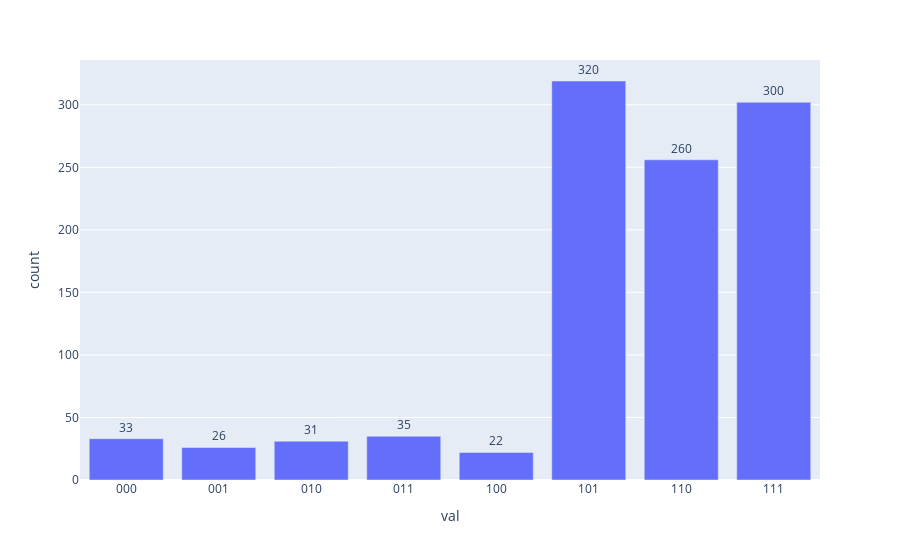

Notebook cell for this chart:
### Markdown cell above
Using a = 100 (4 in dec), I should have an output with 

* 101 (5 in dec)
* 011 (6 in dec)
* 111 (7 in dec)

and no

* 000
* 001
* 010
* 110
* 100

### Code cell
############# CIRCUIT SIMULATION #################
aer_sim = Aer.get_backend('aer_simulator')
aer_sim.set_options(device='CPU')
transpiled_qc = transpile(qc, aer_sim)

shots = 2**(len_b+7) #we repeat the simulation 2048 times
job = aer_sim.run(transpiled_qc, shots=shots)

############# CODE FOR PLOTTING ####################
hist = job.result().get_counts() #simulation output
sort_hist = sorted(hist.items()) #So that the plotting puts everything in the same increasing order of basis
n_hist = {k:v for k,v in sort_hist}

results = {'val':n_hist.keys(),'count':n_hist.values()} #change the formatting of the data to match plotly

fig = px.bar(results, x="val", y="count", text="count")
fig.update_traces(texttemplate='%{text:.2s}', textposition='outside')
fig.update_layout(uniformtext_minsize=6, uniformtext_mode='show')
fig.show()

############## CODE FOR LISTING THE RESULTS #####################
trig = []
max_c = max(results['count'])
for i,j in zip(results['val'],results['count']):
    if int(j) > max_c-0.33*max_c: #only consideres values that are higher than one third less
        trig.append({'index_dec':int(i,2),'index_bin':i,'counts':j})

for t in trig:
    print(f"Output, binary:  {t['index_bin']}; decimal: {t['index_dec']}")

### Figure 1 — Plotly figure (JSON) as saved in the notebook; plotly's stock layout.template omitted (floating-point values rounded to 4 significant figures)
{"data": [{"alignmentgroup": "True", "hovertemplate": "val=%{x}<br>count=%{text}<extra></extra>", "legendgroup": "", "marker": {"color": "#636efa", "pattern": {"shape": ""}}, "name": "", "offsetgroup": "", "orientation": "v", "showlegend": false, "text": ["33", "26", "31", "35", "22", "319", "256", "302"], "textposition": "outside", "texttemplate": "%{text:.2s}", "type": "bar", "x": ["000", "001", "010", "011", "100", "101", "110", "111"], "xaxis": "x", "y": [33, 26, 31, 35, 22, 319, 256, 302], "yaxis": "y"}], "layout": {"barmode": "relative", "legend": {"tracegroupgap": 0}, "margin": {"t": 60}, "uniformtext": {"minsize": 6, "mode": "show"}, "xaxis": {"anchor": "y", "domain": [0, 1], "title": {"text": "val"}}, "yaxis": {"anchor": "x", "domain": [0, 1], "title": {"text": "count"}}}}
